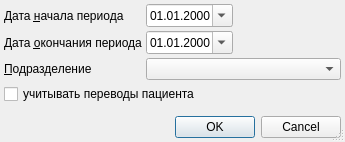
<?xml version="1.0" encoding="UTF-8"?>
<ui version="4.0">
 <class>CLengthOfStayReportSetup</class>
 <widget class="QDialog" name="CLengthOfStayReportSetup">
  <property name="windowModality">
   <enum>Qt::ApplicationModal</enum>
  </property>
  <property name="geometry">
   <rect>
    <x>0</x>
    <y>0</y>
    <width>345</width>
    <height>142</height>
   </rect>
  </property>
  <property name="windowTitle">
   <string>параметры отчёта</string>
  </property>
  <property name="sizeGripEnabled">
   <bool>true</bool>
  </property>
  <layout class="QGridLayout" name="gridLayout">
   <property name="margin">
    <number>4</number>
   </property>
   <property name="spacing">
    <number>4</number>
   </property>
   <item row="2" column="0" colspan="2">
    <widget class="QLabel" name="lblOrgStructure">
     <property name="text">
      <string>&amp;Подразделение</string>
     </property>
     <property name="buddy">
      <cstring>cmbOrgStructure</cstring>
     </property>
    </widget>
   </item>
   <item row="1" column="0" colspan="2">
    <widget class="QLabel" name="lblEndDate">
     <property name="text">
      <string>Дата &amp;окончания периода</string>
     </property>
     <property name="buddy">
      <cstring>edtEndDate</cstring>
     </property>
    </widget>
   </item>
   <item row="0" column="0" colspan="2">
    <widget class="QLabel" name="lblBegDate">
     <property name="text">
      <string>Дата &amp;начала периода</string>
     </property>
     <property name="buddy">
      <cstring>edtBegDate</cstring>
     </property>
    </widget>
   </item>
   <item row="4" column="1">
    <spacer>
     <property name="orientation">
      <enum>Qt::Vertical</enum>
     </property>
     <property name="sizeHint" stdset="0">
      <size>
       <width>21</width>
       <height>21</height>
      </size>
     </property>
    </spacer>
   </item>
   <item row="0" column="2">
    <widget class="CDateEdit" name="edtBegDate">
     <property name="sizePolicy">
      <sizepolicy hsizetype="Maximum" vsizetype="Fixed">
       <horstretch>0</horstretch>
       <verstretch>0</verstretch>
      </sizepolicy>
     </property>
     <property name="displayFormat">
      <string>dd.MM.yyyy</string>
     </property>
     <property name="calendarPopup">
      <bool>true</bool>
     </property>
    </widget>
   </item>
   <item row="1" column="2">
    <widget class="CDateEdit" name="edtEndDate">
     <property name="sizePolicy">
      <sizepolicy hsizetype="Maximum" vsizetype="Fixed">
       <horstretch>0</horstretch>
       <verstretch>0</verstretch>
      </sizepolicy>
     </property>
     <property name="displayFormat">
      <string>dd.MM.yyyy</string>
     </property>
     <property name="calendarPopup">
      <bool>true</bool>
     </property>
    </widget>
   </item>
   <item row="1" column="3">
    <spacer>
     <property name="orientation">
      <enum>Qt::Horizontal</enum>
     </property>
     <property name="sizeHint" stdset="0">
      <size>
       <width>101</width>
       <height>20</height>
      </size>
     </property>
    </spacer>
   </item>
   <item row="2" column="2" colspan="2">
    <widget class="COrgStructureComboBox" name="cmbOrgStructure"/>
   </item>
   <item row="5" column="0" colspan="4">
    <widget class="QDialogButtonBox" name="buttonBox">
     <property name="orientation">
      <enum>Qt::Horizontal</enum>
     </property>
     <property name="standardButtons">
      <set>QDialogButtonBox::Cancel|QDialogButtonBox::Ok</set>
     </property>
    </widget>
   </item>
   <item row="0" column="3">
    <spacer>
     <property name="orientation">
      <enum>Qt::Horizontal</enum>
     </property>
     <property name="sizeHint" stdset="0">
      <size>
       <width>101</width>
       <height>20</height>
      </size>
     </property>
    </spacer>
   </item>
   <item row="3" column="0" colspan="4">
    <widget class="QCheckBox" name="chkClientMoving">
     <property name="text">
      <string>учитывать переводы пациента</string>
     </property>
    </widget>
   </item>
  </layout>
 </widget>
 <customwidgets>
  <customwidget>
   <class>COrgStructureComboBox</class>
   <extends>QComboBox</extends>
   <header>Orgs/OrgStructComboBoxes.h</header>
  </customwidget>
  <customwidget>
   <class>CDateEdit</class>
   <extends>QDateEdit</extends>
   <header>library/DateEdit</header>
  </customwidget>
 </customwidgets>
 <tabstops>
  <tabstop>edtBegDate</tabstop>
  <tabstop>edtEndDate</tabstop>
  <tabstop>cmbOrgStructure</tabstop>
  <tabstop>buttonBox</tabstop>
 </tabstops>
 <resources/>
 <connections>
  <connection>
   <sender>buttonBox</sender>
   <signal>accepted()</signal>
   <receiver>CLengthOfStayReportSetup</receiver>
   <slot>accept()</slot>
   <hints>
    <hint type="sourcelabel">
     <x>190</x>
     <y>252</y>
    </hint>
    <hint type="destinationlabel">
     <x>119</x>
     <y>239</y>
    </hint>
   </hints>
  </connection>
  <connection>
   <sender>buttonBox</sender>
   <signal>rejected()</signal>
   <receiver>CLengthOfStayReportSetup</receiver>
   <slot>reject()</slot>
   <hints>
    <hint type="sourcelabel">
     <x>241</x>
     <y>252</y>
    </hint>
    <hint type="destinationlabel">
     <x>316</x>
     <y>234</y>
    </hint>
   </hints>
  </connection>
 </connections>
</ui>
